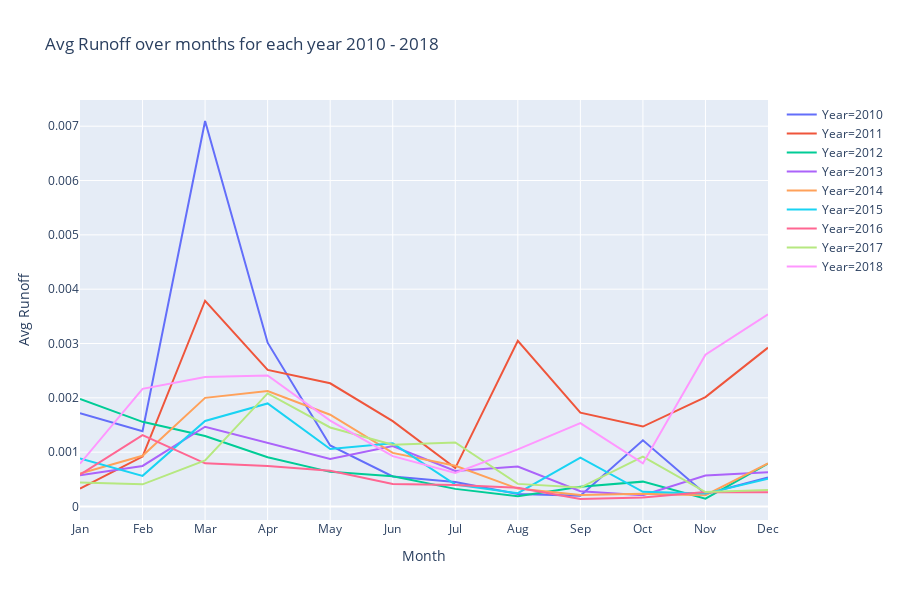

This figure's notebook cell:
### Code cell
# Avg Runoff over months for each year

fig = px.line(df_grp1, x="Month", y="Avg Runoff", color="Year", title="Avg Runoff over months for each year 2010 - 2018")
fig.show()

### Figure 1 — Plotly figure (JSON) as saved in the notebook; plotly's stock layout.template omitted (floating-point values rounded to 4 significant figures)
{"data": [{"hoverlabel": {"namelength": 0}, "hovertemplate": "Year=2010<br>Month=%{x}<br>Avg Runoff=%{y}", "legendgroup": "Year=2010", "line": {"color": "#636efa", "dash": "solid"}, "mode": "lines", "name": "Year=2010", "showlegend": true, "type": "scatter", "x": ["Jan", "Feb", "Mar", "Apr", "May", "Jun", "Jul", "Aug", "Sep", "Oct", "Nov", "Dec"], "xaxis": "x", "y": [0.001716, 0.001387, 0.007096, 0.003014, 0.001123, 0.0005538, 0.0004491, 0.0002288, 0.0001963, 0.001218, 0.0002297, 0.0005356], "yaxis": "y"}, {"hoverlabel": {"namelength": 0}, "hovertemplate": "Year=2011<br>Month=%{x}<br>Avg Runoff=%{y}", "legendgroup": "Year=2011", "line": {"color": "#EF553B", "dash": "solid"}, "mode": "lines", "name": "Year=2011", "showlegend": true, "type": "scatter", "x": ["Jan", "Feb", "Mar", "Apr", "May", "Jun", "Jul", "Aug", "Sep", "Oct", "Nov", "Dec"], "xaxis": "x", "y": [0.0003267, 0.0009191, 0.003787, 0.002515, 0.002268, 0.001571, 0.0007066, 0.003051, 0.001727, 0.001472, 0.002014, 0.002924], "yaxis": "y"}, {"hoverlabel": {"namelength": 0}, "hovertemplate": "Year=2012<br>Month=%{x}<br>Avg Runoff=%{y}", "legendgroup": "Year=2012", "line": {"color": "#00cc96", "dash": "solid"}, "mode": "lines", "name": "Year=2012", "showlegend": true, "type": "scatter", "x": ["Jan", "Feb", "Mar", "Apr", "May", "Jun", "Jul", "Aug", "Sep", "Oct", "Nov", "Dec"], "xaxis": "x", "y": [0.001978, 0.001558, 0.001297, 0.0009053, 0.0006371, 0.0005566, 0.0003241, 0.0001897, 0.0003645, 0.0004575, 0.0001429, 0.0007905], "yaxis": "y"}, {"hoverlabel": {"namelength": 0}, "hovertemplate": "Year=2013<br>Month=%{x}<br>Avg Runoff=%{y}", "legendgroup": "Year=2013", "line": {"color": "#ab63fa", "dash": "solid"}, "mode": "lines", "name": "Year=2013", "showlegend": true, "type": "scatter", "x": ["Jan", "Feb", "Mar", "Apr", "May", "Jun", "Jul", "Aug", "Sep", "Oct", "Nov", "Dec"], "xaxis": "x", "y": [0.0005761, 0.0007463, 0.001468, 0.001176, 0.0008731, 0.001114, 0.0006535, 0.0007341, 0.0002798, 0.0002077, 0.0005696, 0.0006318], "yaxis": "y"}, {"hoverlabel": {"namelength": 0}, "hovertemplate": "Year=2014<br>Month=%{x}<br>Avg Runoff=%{y}", "legendgroup": "Year=2014", "line": {"color": "#FFA15A", "dash": "solid"}, "mode": "lines", "name": "Year=2014", "showlegend": true, "type": "scatter", "x": ["Jan", "Feb", "Mar", "Apr", "May", "Jun", "Jul", "Aug", "Sep", "Oct", "Nov", "Dec"], "xaxis": "x", "y": [0.0006051, 0.0009341, 0.001999, 0.002124, 0.001689, 0.0009863, 0.0007489, 0.0003297, 0.0002111, 0.000236, 0.000208, 0.0007921], "yaxis": "y"}, {"hoverlabel": {"namelength": 0}, "hovertemplate": "Year=2015<br>Month=%{x}<br>Avg Runoff=%{y}", "legendgroup": "Year=2015", "line": {"color": "#19d3f3", "dash": "solid"}, "mode": "lines", "name": "Year=2015", "showlegend": true, "type": "scatter", "x": ["Jan", "Feb", "Mar", "Apr", "May", "Jun", "Jul", "Aug", "Sep", "Oct", "Nov", "Dec"], "xaxis": "x", "y": [0.0008861, 0.000564, 0.001573, 0.001897, 0.001056, 0.001162, 0.0004019, 0.0002459, 0.0009002, 0.0002692, 0.000237, 0.0005109], "yaxis": "y"}, {"hoverlabel": {"namelength": 0}, "hovertemplate": "Year=2016<br>Month=%{x}<br>Avg Runoff=%{y}", "legendgroup": "Year=2016", "line": {"color": "#FF6692", "dash": "solid"}, "mode": "lines", "name": "Year=2016", "showlegend": true, "type": "scatter", "x": ["Jan", "Feb", "Mar", "Apr", "May", "Jun", "Jul", "Aug", "Sep", "Oct", "Nov", "Dec"], "xaxis": "x", "y": [0.0005869, 0.001314, 0.0007942, 0.0007464, 0.0006585, 0.0004153, 0.0003939, 0.000343, 0.0001377, 0.0001661, 0.0002655, 0.0002618], "yaxis": "y"}, {"hoverlabel": {"namelength": 0}, "hovertemplate": "Year=2017<br>Month=%{x}<br>Avg Runoff=%{y}", "legendgroup": "Year=2017", "line": {"color": "#B6E880", "dash": "solid"}, "mode": "lines", "name": "Year=2017", "showlegend": true, "type": "scatter", "x": ["Jan", "Feb", "Mar", "Apr", "May", "Jun", "Jul", "Aug", "Sep", "Oct", "Nov", "Dec"], "xaxis": "x", "y": [0.0004434, 0.0004074, 0.0008461, 0.002081, 0.001454, 0.001136, 0.001179, 0.0004161, 0.0003474, 0.000918, 0.0002646, 0.0003044], "yaxis": "y"}, {"hoverlabel": {"namelength": 0}, "hovertemplate": "Year=2018<br>Month=%{x}<br>Avg Runoff=%{y}", "legendgroup": "Year=2018", "line": {"color": "#FF97FF", "dash": "solid"}, "mode": "lines", "name": "Year=2018", "showlegend": true, "type": "scatter", "x": ["Jan", "Feb", "Mar", "Apr", "May", "Jun", "Jul", "Aug", "Sep", "Oct", "Nov", "Dec"], "xaxis": "x", "y": [0.0007873, 0.002165, 0.002385, 0.002411, 0.001582, 0.0009272, 0.0006184, 0.001051, 0.001535, 0.0007919, 0.002795, 0.003536], "yaxis": "y"}], "layout": {"height": 600, "legend": {"tracegroupgap": 0}, "title": {"text": "Avg Runoff over months for each year 2010 - 2018"}, "xaxis": {"anchor": "y", "domain": [0, 1], "title": {"text": "Month"}}, "yaxis": {"anchor": "x", "domain": [0, 1], "title": {"text": "Avg Runoff"}}}}
